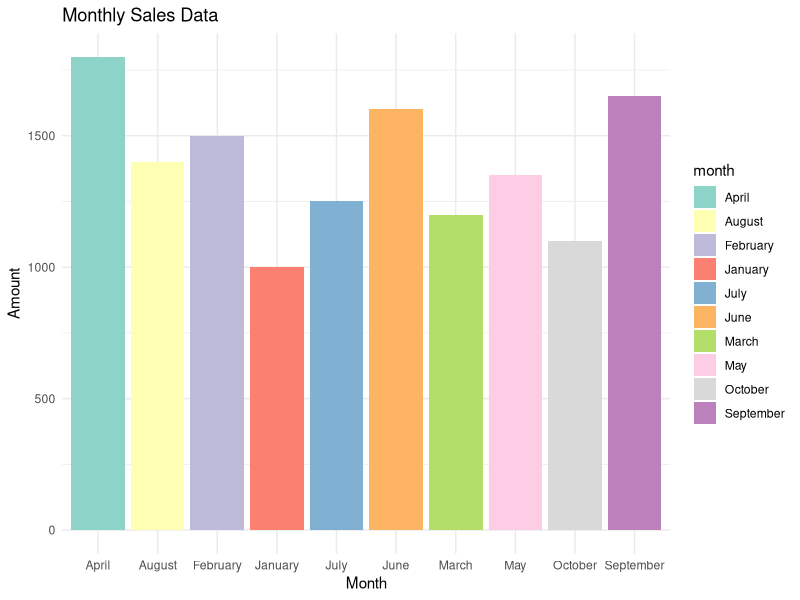

Here is the R script that generated this plot:
# Project: Analyzing Sales Data

# Function to calculate total sales
calculate_total_sales <- function(sales_data) {
  total_sales <- sum(sales_data$amount)
  return(total_sales)
}

# Function to calculate average sales per month
calculate_average_sales <- function(sales_data) {
  average_sales <- mean(sales_data$amount)
  return(average_sales)
}

# Function to visualize sales data
visualize_sales_data <- function(sales_data) {
  library(ggplot2)
  ggplot(sales_data, aes(x = month, y = amount, fill = month)) +
    geom_bar(stat = "identity") +
    labs(title = "Monthly Sales Data", x = "Month", y = "Amount") +
    theme_minimal() +
    scale_fill_brewer(palette = "Set3")  # Color palette for fill
}

# Main function
main <- function() {
  # Load sales data from CSV file
  sales_data <- read.csv("sales_data.csv")
  
  # Display the sales data
  cat("Sales Data:\n")
  print(sales_data)
  
  # Calculate and display the total sales
  total_sales <- calculate_total_sales(sales_data)
  cat("\nTotal Sales:", total_sales, "\n")
  
  # Calculate and display the average sales per month
  average_sales <- calculate_average_sales(sales_data)
  cat("Average Sales per Month:", average_sales, "\n")
  
  # Visualize the sales data
  visualize_sales_data(sales_data)
}

# Call the main function to run the project
main()




